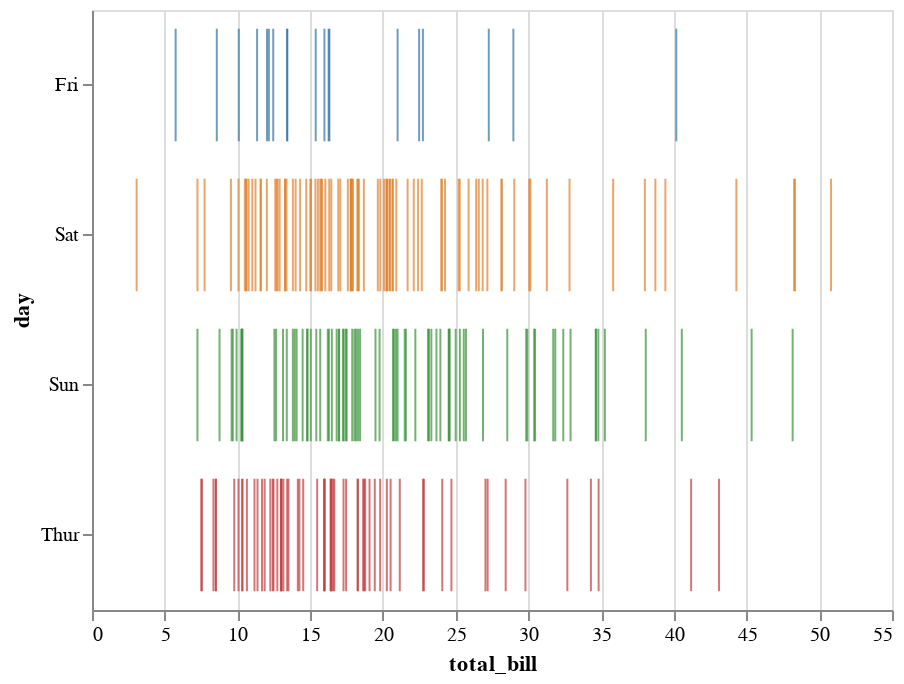

Notebook code for this chart:
### Code cell
display(salt.stripplot(x="total_bill", y="day", data=tips))
ax = sns.stripplot(x="total_bill", y="day", data=tips, jitter=True)

### Figure 1 — Vega-Lite specification as saved in the notebook (floating-point values rounded to 4 significant figures; data arrays with more than 128 entries replaced by an {"elided": "..."} marker saying what was removed)
{"$schema": "https://vega.github.io/schema/vega-lite/v2.4.1.json", "config": {"range": {"category": ["rgba(49.62499999999999,115.62499999999996,161.37500000000003,1)", "rgba(224.87499999999997,128.875,44.12500000000004,1)", "rgba(58.49999999999999,145.50000000000003,58.49999999999999,1)", "rgba(192.125,60.87500000000001,61.62499999999999,1)", "rgba(147.49999999999994,113.74999999999999,178.25,1)", "rgba(131.875,91.37500000000001,83.12500000000001,1)", "rgba(213.50000000000003,132.49999999999997,188.74999999999994,1)", "rgba(127.0,127.0,127.0,1)", "rgba(168.87500000000003,169.625,53.37500000000001,1)", "rgba(45.99999999999998,171.25,184.00000000000003,1)"]}, "view": {"height": 300, "width": 400}}, "data": {"values": {"elided": "244 records"}}, "encoding": {"color": {"field": "day", "legend": null, "type": "nominal"}, "x": {"field": "total_bill", "type": "quantitative"}, "y": {"field": "day", "type": "nominal"}}, "mark": "tick"}
